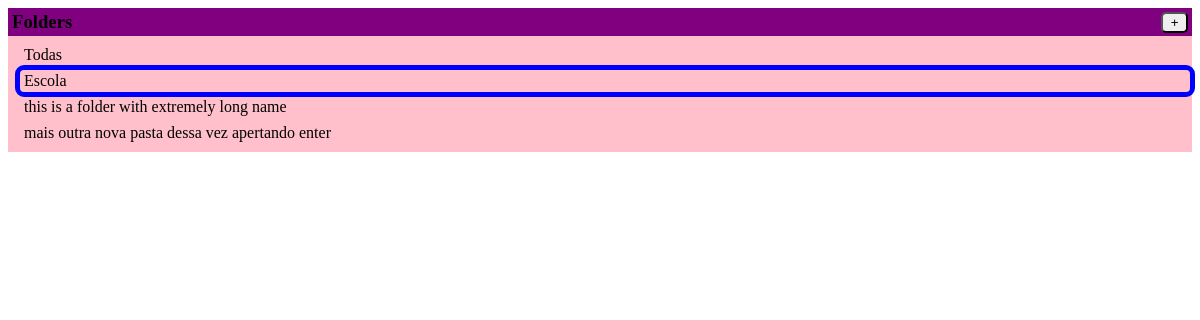
/folders (signed in), run on the app's committed database.
### folders/models.py (models this page shows, shortened)
class Folder (models.Model):
    user = models.ForeignKey(User, on_delete=models.CASCADE, null=True, blank=True, related_name='folders')
    folder_name = models.CharField(max_length=32)
    objects = models.Manager()
    def __str__(self):
        return self.folder_name

### folders/views.py (the view)
# urls.py: path('folders', views.folders, name="folders"),
def folders(req):
    return render(req, 'folders/folder_list.html', get_context(req, {}))

### folders/templates/folders/folder_list.html
{% extends 'folders/base.html' %}
{% block content %}
<div id="folders-wrapper">
    <div class="folders-header">
        <h3>Folders</h3>
        <button class="new-folder"
                hx-get="{% url 'new_folder_modal' %}"
                hx-target="#modal-wrapper"
                hx-swap="outerHTML"
        >
        +
        </button>
    </div>
    <ul class="folder-list">
        {% if current_folder is None %}
            {% include 'folders/folder-list-item.html' with selected=True %}
        {% else %}
            {% include 'folders/folder-list-item.html' with selected=False %}
        {% endif %}
        {% for folder in folders %}
            {% if folder.id is current_folder.id %}
                {% include 'folders/folder-list-item.html' with folder=folder selected=True %}
            {% else %}
                {% include 'folders/folder-list-item.html' with folder=folder selected=False %}
            {% endif %}
        {% endfor %}
    </ul>
</div>
{% endblock %}

### folders/templates/folders/folder-list-item.html (shortened to what this page needs)
{% if folder is None %}
    {% if selected is True %}
    <div class="folder-list-item selected">
    {% else %}
    <div class="folder-list-item"
         hx-get="{% url 'all' %}"
         hx-target="#content-area"
         _="on htmx:afterRequest x_scroll_apply()"
    >
    {% endif %}
        Todas
{% else %}
    {% if selected is True %}
    <div class="folder-list-item selected">
    {% else %}
    <div class="folder-list-item"
         hx-get="{% url 'open' folder.pk %}"
         hx-target="#content-area"
         _="on htmx:afterRequest x_scroll_apply()"
    >
    {% endif %}
        {{ folder.folder_name }}
{% endif %}
</div>

### static/folders/css/styles.css (style rules this page uses)
.folders-header { background: purple; height: 1.25em; padding: .25em .25em; display: flex; justify-content: space-between; align-items: center; }
.new-folder { cursor: pointer; width: 2em; border-radius: .375em; }
.folder-list { background: pink; margin: 0; padding: .25em 0 .25em .5em; }
.folder-list-item { cursor: pointer; margin: .25em .125em .25em .25em; padding: .125em .25em; display: flex; justify-content: space-between; border-radius: .25em; }
.selected { cursor: unset; outline: 5px blue solid; }

### data on the page
Folder: folder_name "Escola"
Folder: folder_name "this is a folder with extremely long name"
Folder: folder_name "mais outra nova pasta dessa vez apertando enter"
